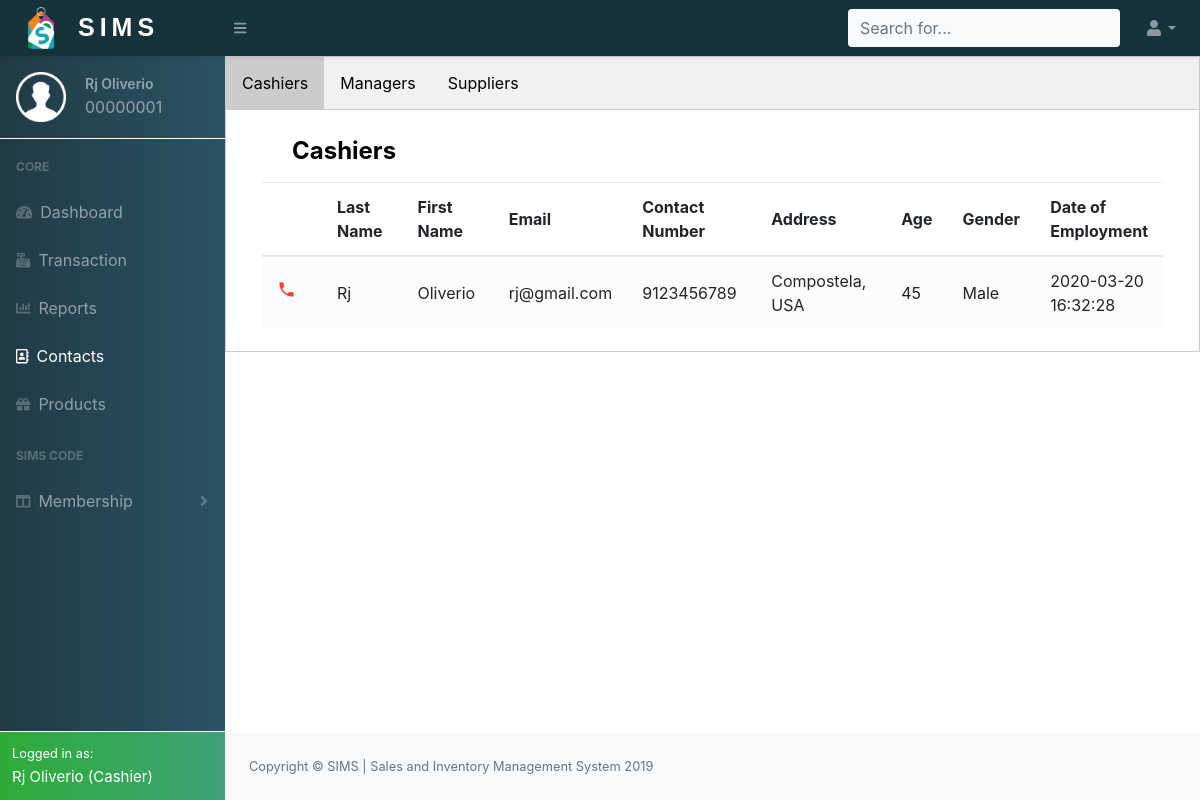
/project/php/contacts.php (signed in), run on the app's committed database.
### tables this page shows
CREATE TABLE `employee_accounts` (
  `Employee_id` int(8) UNSIGNED ZEROFILL NOT NULL,
  `Person_id` int(8) NOT NULL,
  `Password` varchar(255) NOT NULL
);

CREATE TABLE `person_info` (
  `Person_id` int(8) NOT NULL,
  `Fname` varchar(255) NOT NULL,
  `Lname` varchar(255) NOT NULL,
  `Email` varchar(255) NOT NULL,
  `Image` varchar(255) NOT NULL DEFAULT 'user.png',
  `Contact_no` varchar(15) NOT NULL,
  `Address` varchar(255) NOT NULL,
  `Age` int(3) DEFAULT NULL,
  `Gender` enum('Male','Female') DEFAULT NULL,
  `Date_added` datetime NOT NULL DEFAULT current_timestamp(),
  `Person_type` enum('Cashier','Manager','Supplier','Customer') NOT NULL
);

### project/php/dbconnect.php (called while the page is built, shortened)
<?php
    function runQuery($conn,$str){
        $res=mysqli_query($conn,$str);
        return $res;
    }
?>

### project/php/contacts.php (the view, shortened to what this page needs)
<?php
include_once('dbconnect.php');
if(isset($_SESSION['empid'])){
    $res=runQuery($conn,"SELECT * FROM employee_accounts INNER JOIN person_info ON employee_accounts.Person_id=person_info.Person_id WHERE employee_accounts.Employee_id='{$_SESSION['empid']}'");
    $res=mysqli_fetch_array($res);
}else{
    header("Location: ../index.php");
}
?>
<!DOCTYPE html>
<html lang="en">
<head>
    <link href="../css/contacts.css" rel="stylesheet" />
    <link href="../css/styles.css" rel="stylesheet" />
    <link href="https://cdn.datatables.net/1.10.20/css/dataTables.bootstrap4.min.css" rel="stylesheet"
 />
    <link rel="stylesheet" href="https://cdnjs.cloudflare.com/ajax/libs/easy-autocomplete/1.3.5/easy-autocomplete.css" />
</head>
<body class="sb-nav-fixed">
    <?php
       include('header.php');
    ?>
    <?php
               $queryP="SELECT * FROM person_info";
               $rs1=mysqli_query($conn,$queryP);
        ?>
    <div id="layoutSidenav_content">
        <main>
            <div class="tab">
                <button class="tablinks" id="defaultOpen" onclick="openCity(event, 'Cashiers')">Cashiers</button>
                <button class="tablinks" onclick="openCity(event, 'Managers')">Managers</button>
                <button class="tablinks" onclick="openCity(event, 'Supply')">Suppliers</button>
            </div>
            <div id="Cashiers" class="tabcontent">
                <div class="container">
                    <div class="table-wrapper">
                        <div class="table-title">
                            <div class="row">
                                <div class="col-sm-6">
                                    <h2><b>Cashiers</b></h2>
                                </div>
                            </div>
                        </div>
                        <table class="table table-striped table-hover">
                            <thead>
                                <tr>
                                    <th></th>
                                    <th>Last Name</th>
                                    <th>First Name</th>
                                    <th>Email</th>
                                    <th>Contact Number</th>
                                    <th>Address</th>
                                    <th>Age</th>
                                    <th>Gender</th>
                                    <th>Date of Employment</th>
                                </tr>
                            </thead>
                            <tbody>
                                <?php
                                         while($row=mysqli_fetch_array($rs1)){
                                             if($row['Person_type']=='Cashier'){
                                                ?>
                                <?php $id=$row['Person_id'];?>
                                <tr>
                                <td><a href="#sendmail<?php echo $id;?>" class="delete" data-toggle="modal"><i
                                                class="material-icons" data-toggle="tooltip"
                                                title="Contact">&#xE0CD;</i></a></td>
                                    <td><?php echo $row['Fname'];?></td>
                                    <td><?php echo $row['Lname'];?></td>
                                    <td><?php echo $row['Email'];?></td>
                                    <td><?php echo $row['Contact_no'];?></td>
                                    <td><?php echo $row['Address'];?></td>
                                    <td><?php echo $row['Age'];?></td>
                                    <td><?php echo $row['Gender'];?></td>
                                    <td><?php echo $row['Date_added'];?></td>
                                </tr>
                                <?php
                                             }
                                        }
                                    ?>
                            </tbody>
                        </table>
                    </div>
                </div>
            </div>
        </main>
        <?php include('footer.php'); ?>
    </div>
    </div>
</body>
</html>

### project/php/header.php (shortened to what this page needs)
<nav class="sb-topnav navbar navbar-expand navbar-dark bg-light topnavcolor shadow-sm">
            <a class="navbar-brand" href="cashierdashboard.php"><img  src="../images/sims2.png" width="50" height="50"><span class="simstop ">SIMS</span></a><button class="btn btn-link btn-sm order-1 order-lg-0" id="sidebarToggle" href="#"><i class="fas fa-bars"></i></button
            >
            <form class="d-none d-md-inline-block form-inline ml-auto mr-0 mr-md-3 my-2 my-md-0">
                <div class="input-group div-wrapper">
                <input type="text" class="form-control bg-light border-0 small template-links" placeholder="Search for..." >
            </div>
            </form>
            <ul class="navbar-nav ml-auto ml-md-0">
                <li class="nav-item dropdown">
                    <a class="nav-link dropdown-toggle" id="userDropdown" href="#" role="button" data-toggle="dropdown" aria-haspopup="true" aria-expanded="false"><i class="fas fa-user fa-fw"></i></a>
                </li>
            </ul>
        </nav>
        <div id="layoutSidenav">
            <div id="layoutSidenav_nav">
                <nav class="sb-sidenav accordion sb-sidenav-dark navcolor" id="sidenavAccordion">
                    <div class="sb-sidenav-menu">
                        <div class="nav">
                            <div class="sb-nav-userinfo p-3">
                                <div class="float-left">
                                    <img src="../images/<?php echo $res['Image']; ?>" width="50" height="50">
                                </div>
                                <div class="userdetails">
                                    <p><?php echo $res['Fname']." ".$res['Lname']; ?></p>
                                    <span><?php echo $res['Employee_id']; ?></span>
                                </div>
                            </div>
                            <div class="user-divider w-100 bg-white"></div>
                            <div class="sb-sidenav-menu-heading">Core</div>
                            <a class="nav-link" href="cashierdashboard.php"
                                ><div class="sb-nav-link-icon"><i class="fas fa-tachometer-alt"></i></div>
                                Dashboard</a>
                            <a class="nav-link" href="purchase.php">
                                <div class="sb-nav-link-icon"><i class="fas fa-cash-register"></i></div>
                                Transaction
                            </a>
                            <a class="nav-link" href="reports.php">
                                <div class="sb-nav-link-icon"><i class="fas fa-chart-bar"></i></div>
                                Reports
                            </a>
                            <a class="nav-link" href="contacts.php">
                                <div class="sb-nav-link-icon"><i class="far fa-address-book"></i></div>
                                Contacts
                            </a>
                            <a class="nav-link" href="products.php">
                                <div class="sb-nav-link-icon"><i class="fas fa-gift"></i></div>
                                Products
                            </a>
                            <div class="sb-sidenav-menu-heading">SIMS Code</div>
                            <a class="nav-link collapsed" href="#" data-toggle="collapse" data-target="#collapseLayouts" aria-expanded="false" aria-controls="collapseLayouts"
                                ><div class="sb-nav-link-icon"><i class="fas fa-columns"></i></div>
                                Membership
                                <div class="sb-sidenav-collapse-arrow"><i class="fas fa-angle-down"></i></div
                            ></a>
                        </div>
                    </div>
                    <div class="sb-sidenav-footer bg-success logged border border-white border-right-0 border-bottom-0 border-left-0">
                        <div class="small text-white">Logged in as:</div>
                        <span class="text-white active-name "><?php echo $res['Fname']." ".$res['Lname']." (".$res['Person_type'].")"; ?></span>
                    </div>
                </nav>
            </div>

### project/css/contacts.css (style rules this page uses)
body { font-family: 'Varela Round', sans-serif; font-size: 13px; }
.table-title { padding-bottom: 15px; color: black; padding: 16px 30px; border-radius: 3px 3px 0 0; }
.table-title h2 { margin: 5px 0 0; font-size: 24px; }
table.table tr th, table.table tr td { border-color: #e9e9e9; padding: 12px 15px; vertical-align: middle; }
table.table tr th:first-child { width: 60px; }
table.table tr th:last-child { width: 100px; }
table.table-striped tbody tr:nth-of-type(odd) { background-color: #fcfcfc; }
table.table td a { font-weight: bold; color: #566787; display: inline-block; text-decoration: none; outline: none !important; }
table.table td a.delete { color: #F44336; }
table.table td i { font-size: 19px; }
.tab { overflow: hidden; border: 1px solid #ccc; background-color: #f1f1f1; }
.tab button { background-color: inherit; float: left; border: none; outline: none; cursor: pointer; padding: 14px 16px; transition: 0.3s; }
.tab button.active { background-color: #ccc; }
.tabcontent { display: none; padding: 6px 12px; border: 1px solid #ccc; border-top: none; }

### data on the page
employee_accounts: Person.Image (placeholder picture), Person.Fname "Rj", Person.Lname "Oliverio", Employee_id "00000001", Person.Person_type "Cashier"
person_info: Fname "Rj", Lname "Oliverio", Email "rj@gmail.com", Contact_no "9123456789", Address "Compostela, USA", Age "45", Gender "Male", Date_added "2020-03-20 16:32:28"
